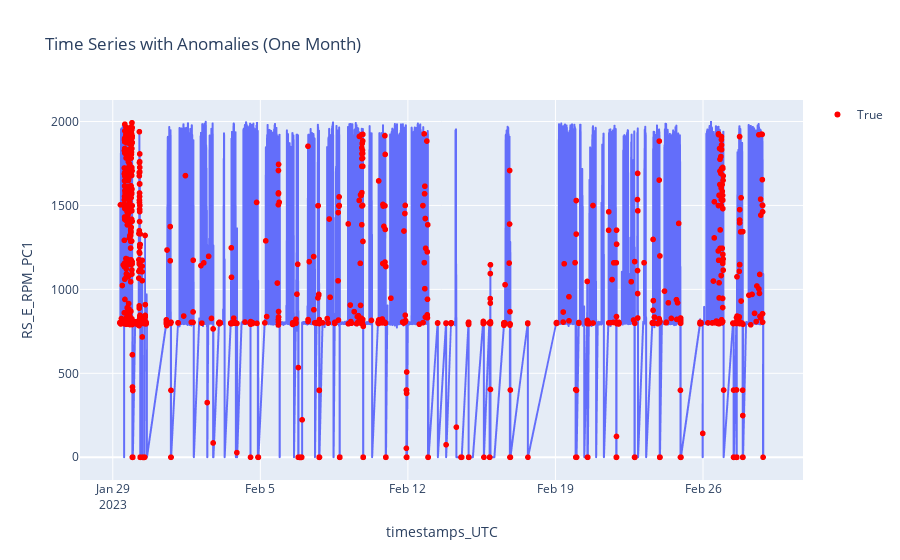

This figure's notebook cell:
### Code cell
import plotly.express as px 

# Set the timeframe for one month (adjust as needed)
start_date = '2023-01-29'
end_date = '2023-03-01'

# Filter data for one month
df_one_month = df_time[(df_time.index >= start_date) & (df_time.index < end_date)]

# Set up the matplotlib figure
plt.figure(figsize=(12, 6))

# Create an interactive time series plot with anomalies highlighted
fig = px.line(df_one_month, x=df_one_month.index, y='RS_E_RPM_PC1', title='Time Series with Anomalies (One Month)',
              labels={'YourFeature': 'Your Feature'}, line_shape='linear')

# Highlight anomalies
anomalies_fig = px.scatter(df_one_month[df_one_month['anomalies']], x=df_one_month[df_one_month['anomalies']].index,
                           y='RS_E_RPM_PC1', title='Anomalies', labels={'RS_E_RPM_PC1': 'Your Feature'},
                           color='anomalies', color_discrete_map={True: 'red'}, hover_data=['anomalies'])

# Add anomalies trace to the main figure
fig.add_trace(anomalies_fig.data[0])

# Show the plot
fig.show()

### Figure 1 — Plotly figure (JSON) as saved in the notebook; plotly's stock layout.template omitted (floating-point values rounded to 4 significant figures; data arrays with more than 128 entries replaced by an {"elided": "..."} marker saying what was removed)
{"data": [{"hovertemplate": "timestamps_UTC=%{x}<br>RS_E_RPM_PC1=%{y}<extra></extra>", "legendgroup": "", "line": {"color": "#636efa", "dash": "solid", "shape": "linear"}, "marker": {"symbol": "circle"}, "mode": "lines", "name": "", "showlegend": false, "type": "scattergl", "x": {"elided": "27090 str values"}, "xaxis": "x", "y": {"elided": "27090 float values"}, "yaxis": "y"}, {"customdata": {"elided": "2219x1 bool values"}, "hovertemplate": "anomalies=%{customdata[0]}<br>x=%{x}<br>Your Feature=%{y}<extra></extra>", "legendgroup": "True", "marker": {"color": "red", "symbol": "circle"}, "mode": "markers", "name": "True", "showlegend": true, "type": "scattergl", "x": {"elided": "2219 str values"}, "xaxis": "x", "y": {"elided": "2219 float values"}, "yaxis": "y"}], "layout": {"legend": {"tracegroupgap": 0}, "title": {"text": "Time Series with Anomalies (One Month)"}, "xaxis": {"anchor": "y", "domain": [0, 1], "title": {"text": "timestamps_UTC"}}, "yaxis": {"anchor": "x", "domain": [0, 1], "title": {"text": "RS_E_RPM_PC1"}}}}
